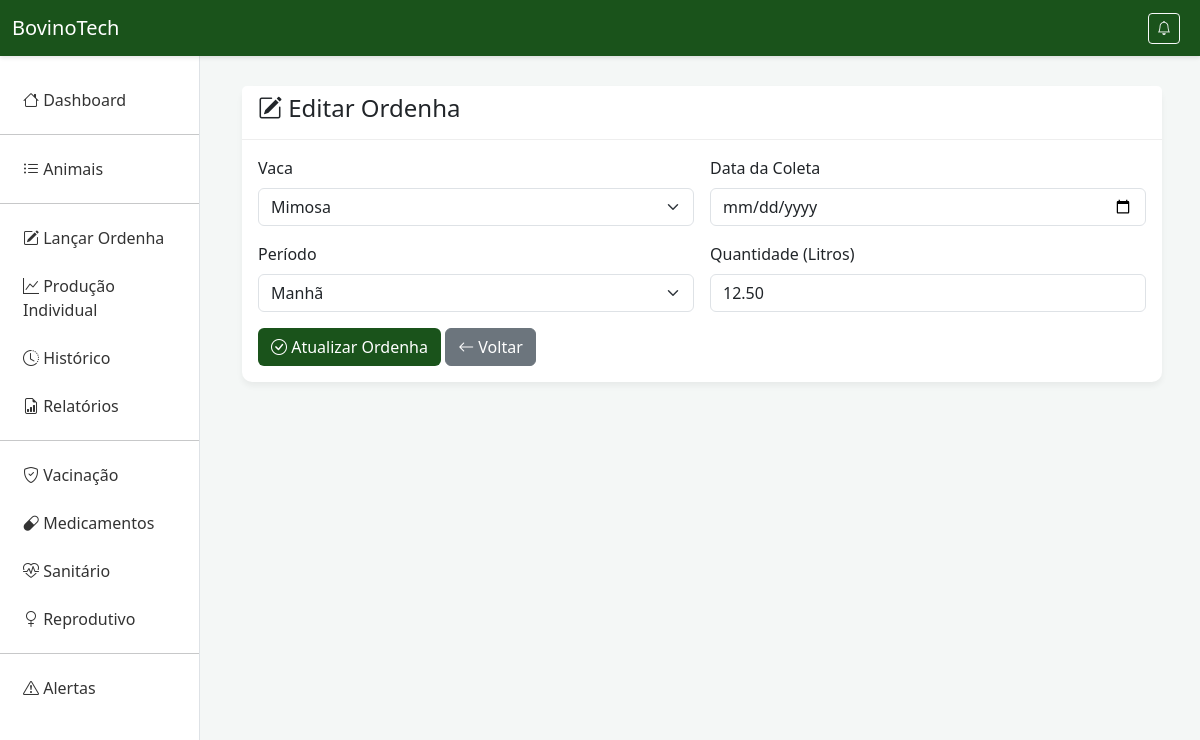
/historico-producao/5/editar/, run on the app's committed database.
### producao/models.py (models this page shows, shortened)
class ProducaoLeite(models.Model):
    PERIODO_CHOICES = [('M', 'Manhã'), ('T', 'Tarde')]
    animal = models.ForeignKey(Animal, on_delete=models.CASCADE, related_name='producoes')
    data = models.DateField(verbose_name="Data da Coleta")
    periodo = models.CharField(max_length=1, choices=PERIODO_CHOICES, verbose_name="Período", default='M')
    quantidade_litros = models.DecimalField(max_digits=10, decimal_places=2, verbose_name="Quantidade (Litros)")

### producao/views.py (the view)
# urls.py: path('historico-producao/<int:pk>/editar/', views.editar_producao, name='editar_producao'),
def editar_producao(request, pk):
    producao = get_object_or_404(ProducaoLeite, pk=pk)
    if request.method == 'POST':
        form = ProducaoLeiteForm(request.POST, instance=producao)
        if form.is_valid():
            form.save()
            return redirect('historico_producao')
    else:
        form = ProducaoLeiteForm(instance=producao)
    return render(request, 'editar_producao.html', {'form': form, 'producao': producao})

### producao/forms.py
class ProducaoLeiteForm(forms.ModelForm):
    def __init__(self, *args, **kwargs):
        super(ProducaoLeiteForm, self).__init__(*args, **kwargs)
        self.fields['animal'].queryset = Animal.objects.filter(sexo='F')
    class Meta:
        model = ProducaoLeite
        fields = ['animal', 'data', 'periodo', 'quantidade_litros']
        widgets = {
            'animal': forms.Select(attrs={'class': 'form-select'}),
            'data': forms.DateInput(attrs={'class': 'form-control', 'type': 'date'}),
            'periodo': forms.Select(attrs={'class': 'form-select'}),
            'quantidade_litros': forms.NumberInput(attrs={'class': 'form-control', 'placeholder': 'Quantidade em litros', 'step': '0.01'}),
        }

### producao/models.py (called while the page is built)
    def __str__(self):
        return self.identificacao

### producao/templates/editar_producao.html (shortened to what this page needs)
{% extends 'base.html' %}
{% block content %}
<div class="card">
    <div class="card-header">
        <h4><i class="bi bi-pencil-square"></i> Editar Ordenha</h4>
    </div>
    <div class="card-body">
        <form method="post" class="row g-3">
            <div class="col-md-6">
                <label for="{{ form.animal.id_for_label }}" class="form-label">Vaca</label>
                {{ form.animal }}
            </div>
            <div class="col-md-6">
                <label for="{{ form.data.id_for_label }}" class="form-label">Data da Coleta</label>
                {{ form.data }}
            </div>
            <div class="col-md-6">
                <label for="{{ form.periodo.id_for_label }}" class="form-label">Período</label>
                {{ form.periodo }}
            </div>
            <div class="col-md-6">
                <label for="{{ form.quantidade_litros.id_for_label }}" class="form-label">Quantidade (Litros)</label>
                {{ form.quantidade_litros }}
            </div>
            <div class="col-12">
                <button type="submit" class="btn btn-novo"><i class="bi bi-check-circle"></i> Atualizar Ordenha</button>
                <a href="{% url 'historico_producao' %}" class="btn btn-secondary"><i class="bi bi-arrow-left"></i> Voltar</a>
            </div>
        </form>
    </div>
</div>
{% endblock %}

### producao/templates/base.html (style rules this page uses)
* { margin: 0; padding: 0; box-sizing: border-box; }
body { background-color: #f4f7f6; font-family: 'Segoe UI', Tahoma, Geneva, Verdana, sans-serif; }
.card { border: none; border-radius: 10px; box-shadow: 0 4px 6px rgba(0,0,0,0.05); }
.card-header { background: white; border-bottom: 1px solid #eee; font-weight: bold; }
.btn-novo { background-color: #1a531b; color: white; }

### data on the page
ProducaoLeite: animal "Mimosa", periodo "Manhã", quantidade_litros "12.50"
